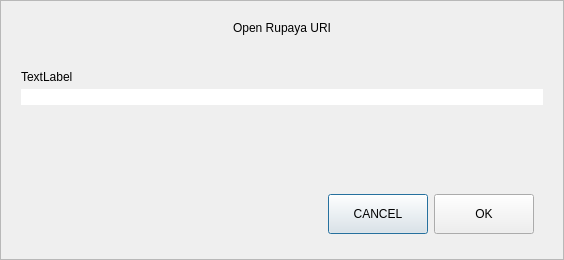
<?xml version="1.0" encoding="UTF-8"?>
<ui version="4.0">
 <class>OpenURIDialog</class>
 <widget class="QDialog" name="OpenURIDialog">
  <property name="geometry">
   <rect>
    <x>0</x>
    <y>0</y>
    <width>564</width>
    <height>260</height>
   </rect>
  </property>
  <property name="windowTitle">
   <string>Open URI</string>
  </property>
  <layout class="QVBoxLayout" name="verticalLayout">
   <property name="spacing">
    <number>0</number>
   </property>
   <property name="leftMargin">
    <number>0</number>
   </property>
   <property name="topMargin">
    <number>0</number>
   </property>
   <property name="rightMargin">
    <number>0</number>
   </property>
   <property name="bottomMargin">
    <number>0</number>
   </property>
   <item>
    <widget class="QFrame" name="frame">
     <property name="frameShape">
      <enum>QFrame::StyledPanel</enum>
     </property>
     <property name="frameShadow">
      <enum>QFrame::Raised</enum>
     </property>
     <layout class="QVBoxLayout" name="verticalLayout_2">
      <property name="spacing">
       <number>5</number>
      </property>
      <property name="leftMargin">
       <number>20</number>
      </property>
      <property name="topMargin">
       <number>20</number>
      </property>
      <property name="rightMargin">
       <number>20</number>
      </property>
      <property name="bottomMargin">
       <number>16</number>
      </property>
      <item>
       <widget class="QLabel" name="labelTitle">
        <property name="text">
         <string>Open Rupaya URI</string>
        </property>
        <property name="alignment">
         <set>Qt::AlignCenter</set>
        </property>
       </widget>
      </item>
      <item>
       <spacer name="verticalSpacer_2">
        <property name="orientation">
         <enum>Qt::Vertical</enum>
        </property>
        <property name="sizeType">
         <enum>QSizePolicy::Fixed</enum>
        </property>
        <property name="sizeHint" stdset="0">
         <size>
          <width>20</width>
          <height>30</height>
         </size>
        </property>
       </spacer>
      </item>
      <item>
       <widget class="QLabel" name="labelSubtitle">
        <property name="text">
         <string notr="true">TextLabel</string>
        </property>
       </widget>
      </item>
      <item>
       <layout class="QHBoxLayout" name="horizontalLayout">
        <property name="spacing">
         <number>0</number>
        </property>
        <item>
         <widget class="QValidatedLineEdit" name="uriEdit">
          <property name="styleSheet">
           <string notr="true">#uriEdit{
	border-top-right-radius:0px;
	border-bottom-right-radius:0px;
}</string>
          </property>
         </widget>
        </item>
       </layout>
      </item>
      <item>
       <spacer name="verticalSpacer">
        <property name="orientation">
         <enum>Qt::Vertical</enum>
        </property>
        <property name="sizeHint" stdset="0">
         <size>
          <width>20</width>
          <height>40</height>
         </size>
        </property>
       </spacer>
      </item>
      <item>
       <widget class="QWidget" name="widget" native="true">
        <property name="minimumSize">
         <size>
          <width>0</width>
          <height>50</height>
         </size>
        </property>
        <layout class="QHBoxLayout" name="horizontalLayout_2">
         <item>
          <spacer name="horizontalSpacer">
           <property name="orientation">
            <enum>Qt::Horizontal</enum>
           </property>
           <property name="sizeHint" stdset="0">
            <size>
             <width>289</width>
             <height>20</height>
            </size>
           </property>
          </spacer>
         </item>
         <item>
          <widget class="QPushButton" name="pushButtonCancel">
           <property name="minimumSize">
            <size>
             <width>100</width>
             <height>40</height>
            </size>
           </property>
           <property name="text">
            <string>CANCEL</string>
           </property>
          </widget>
         </item>
         <item>
          <widget class="QPushButton" name="pushButtonOK">
           <property name="minimumSize">
            <size>
             <width>100</width>
             <height>40</height>
            </size>
           </property>
           <property name="text">
            <string>OK</string>
           </property>
          </widget>
         </item>
        </layout>
       </widget>
      </item>
     </layout>
    </widget>
   </item>
  </layout>
 </widget>
 <customwidgets>
  <customwidget>
   <class>QValidatedLineEdit</class>
   <extends>QLineEdit</extends>
   <header>qvalidatedlineedit.h</header>
  </customwidget>
 </customwidgets>
 <resources/>
 <connections/>
</ui>
